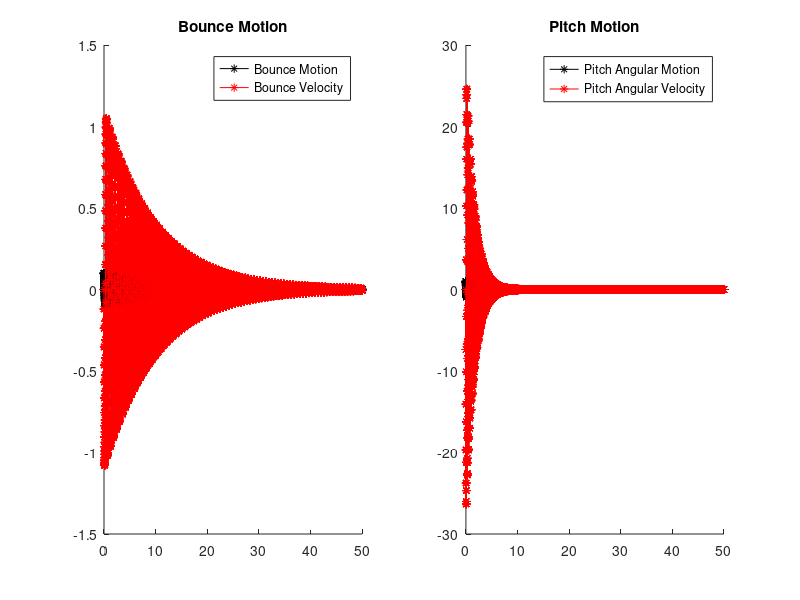
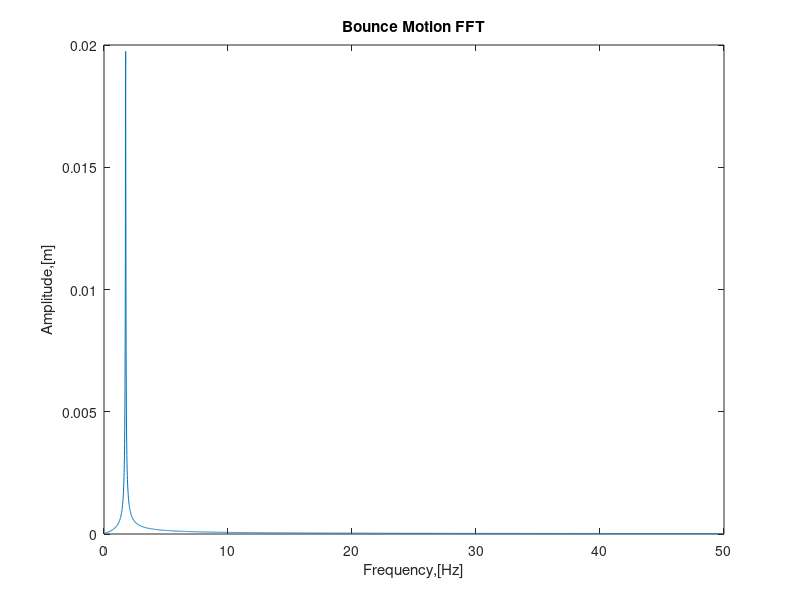
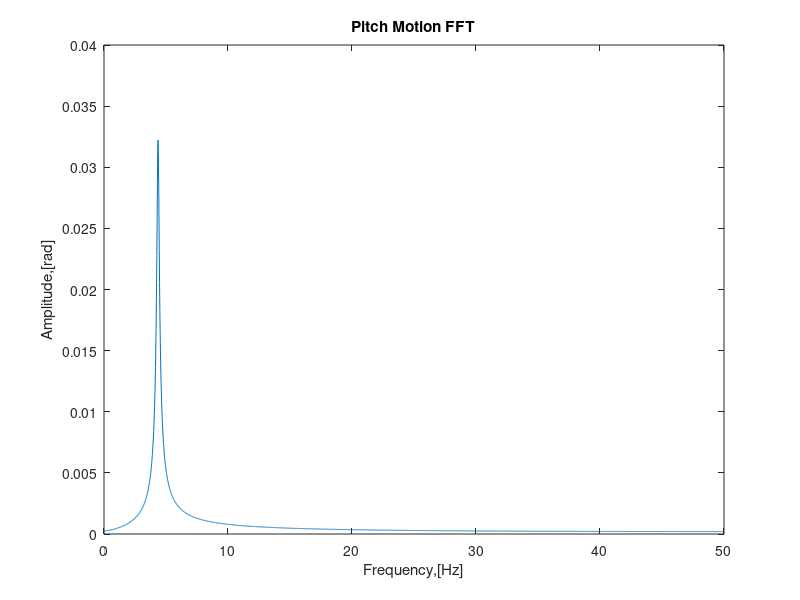

Write the MATLAB code that produced these figures, in order.
clear all
close all
clc

%system parameters
%damping of front wheel
c_f = 100;
%stiffness of front wheel
k_f = 60000;
%damping of rear wheel
c_r = 100;
%stiffness of rear wheel
k_r = 60000;
%mass
m = 1000;
%mass moment of intertia about COM
j = 1000;
%front wheel offset from COM [m]
l_f = 2.5;
%rear wheel offset from COM [m] 
l_r = 2.5;

%initial conditions
%bounce
x_0 = 0.1;
x_dot_0 = 0;
%pitch
p_0 = 1.0;%radians
p_dot_0 = 0;%radians

%sampling rate (number of samples/frames in 1 second)
fs = 100;

%time span
time_span = [0:1/fs:50];

%type of solver
solver = 'anal';

%number of test runs for each computation
n = 10;

switch solver  
    case 'anal'
        for kk = 1:n
            tic
        %system matrices
        %mass matrix
        M = [m,0;0,j];
        %stiffness matrix
        K = [(k_r + k_f),(k_f*l_f - k_r*l_r);(k_f*l_f - k_r*l_r),(k_f*l_f^2 + k_r*l_r^2)];
        %damping matrix
        C = [(c_r + c_f),(c_f*l_f - c_r*l_r);(c_f*l_f - c_r*l_r),(c_f*l_f^2 + c_r*l_r^2)];
        
        %using polyeigen function to find out the eigenvalues and
        %eigenvectoes of the system
        %in this system, the mass matrix is associated with lambda^2,
        %stiffness matrix is associated with lambda^0 and damping matrix is
        %associated with lambda
        [eigen_vector,lambda] = polyeig(K,C,M);
        
        %the eigen values
        %for this particular case, eigen values are coming out as conjugate
        %complex pairs with negative real parts and thus the system is
        %comparitively weakly damped
        l_1 = lambda(1);
        l_2 = lambda(2);
        l_3 = lambda(3);
        l_4 = lambda(4);
        
        %eigen vector elements
        %first eigen vector
        c_11 = eigen_vector(1,1);
        c_12 = eigen_vector(2,1);
        %second eigenvector
        c_21 = eigen_vector(1,2);
        c_22 = eigen_vector(2,2);
        %3rd eigen vector
        c_31 = eigen_vector(1,3);
        c_32 = eigen_vector(2,3);
        %4th eigenvector
        c_41 = eigen_vector(1,4);
        c_42 = eigen_vector(2,4);
        
        %initial condition matrix
        w_0 = [x_0;p_0;x_dot_0;p_dot_0];
        %intermediate eigen vector matrix
        A = [c_11,c_21,c_31,c_41;c_12,c_22,c_32,c_42;l_1*c_11,l_2*c_21,l_3*c_31,l_4*c_41;l_1*c_12,l_2*c_22,l_3*c_32,l_4*c_42];
        %integration constants matrix
        int_const = A\w_0;
        
        %EOM for bounce
        x_t_anal = real(c_11*int_const(1)*exp(l_1*time_span) + c_21*int_const(2)*exp(l_2*time_span) + c_31*int_const(3)*exp(l_3*time_span) + c_41*int_const(4)*exp(l_3*time_span));
        x_t_anal = x_t_anal';
        v_t_anal = real(l_1*c_11*int_const(1)*exp(l_1*time_span) + l_2*c_21*int_const(2)*exp(l_2*time_span) + l_3*c_31*int_const(3)*exp(l_3*time_span) + l_4*c_41*int_const(4)*exp(l_4*time_span));
        %EOM for pitch
        p_t_anal = real(c_12*int_const(1)*exp(l_1*time_span) + c_22*int_const(2)*exp(l_2*time_span) + c_32*int_const(3)*exp(l_3*time_span) + c_42*int_const(4)*exp(l_4*time_span));
        p_t_anal = p_t_anal';
        vp_t_anal = real(l_1*c_12*int_const(1)*exp(l_1*time_span) + l_2*c_22*int_const(2)*exp(l_2*time_span) + l_3*c_32*int_const(3)*exp(l_3*time_span) + l_4*c_42*int_const(4)*exp(l_4*time_span));
        %computation time for each test run/loop
        computational_time_anal(kk) = toc;
        %plotting
        figure(1)
subplot(1,2,1)
hold on
aa = plot(time_span,x_t_anal,'-*','color','k')
bb = plot(time_span,v_t_anal,'-*','color','r')
legend([aa,bb],'Bounce Motion','Bounce Velocity')
title('Bounce Motion')
subplot(1,2,2)
hold on
cc = plot(time_span,p_t_anal,'-*','color','k')
dd = plot(time_span,vp_t_anal,'-*','color','r')
legend([cc,dd],'Pitch Angular Motion','Pitch Angular Velocity') 
title('Pitch Motion')
        

end
%average computation time for analytical solution
anal_time = sum(computational_time_anal)/n;

end

%angular eigen frequencies
%only works for cases of damping = 0 or damping << spring stiffness 
eigenf_angular = abs(lambda);
%eigen frequencies
eigenf = eigenf_angular/(2*pi);

% %discrete fourier transform
% %number of points for fourier transform
% % N = length(x_t_anal);
% % 
% % %sampling rate
% % fs = 100;
% % 
% % %we can only analyse frequencies which are half of the sampling rate
% % freq = [0:fs/N:fs/2];
% % 
% % tic
% % %the frequency/fourier coefficient matrix
% % y = fft(x_t_anal);
% % DFT_clocker = toc
% % 
% % %half of the elements of the frequency coefficient matirx are taken as the
% % %frequency is limited to half of the sampling rate
% % y_half = y(1:floor(N/2) + 1);
% % 
% % %for the amplitude, we have to divide each element of the frequency
% % %coefficient matrix by the number of points taken
% % y_half = y_half/length(x_t_anal);
% % 
% % %amplitudes of the signal
% % amp = abs(y_half);
% % %amp(2:end) = 2*amp(2:end);
% 
% %dft for bounce motion
% %number of data points
% N1 = length(x_t_anal);
% 
% %fundamental frequency
% omega1 = exp(-i*(2*pi)/N1);
% for iii = 1:N1
%     for jjj = 1:N1
%         DFT1(iii,jjj) = omega1^((iii-1)*(jjj-1));
%     end
% end
% 
% freq_coeffs = DFT1*x_t_anal;
% freq_coeffs = freq_coeffs(1:floor(length(freq_coeffs)/2) + 1);
% %frequency vector
% freq = [0:fs/N1:fs/2];
% 
% %amplitude
% amp = abs(freq_coeffs/length(x_t_anal));
% amp(2:end) = 2*amp(2:end);
% 
% figure(2)
% plot(freq,amp)
% xlabel('Frequency,[Hz]')
% ylabel('Amplitude,[m]')
% title('1st Eigen Frequency')
% 
% %dft for pitch motion
% %number of data points
% N2 = length(p_t_anal);
% 
% %fundamental frequency
% omega2 = exp(-i*(2*pi)/N2);
% for iii = 1:N2
%     for jjj = 1:N2
%         DFT2(iii,jjj) = omega2^((iii-1)*(jjj-1));
%     end
% end
% 
% freq_coeffs1 = DFT2*p_t_anal;
% freq_coeffs1 = freq_coeffs1(1:floor(length(freq_coeffs1)/2) + 1);
% %frequency vector
% freq1 = 0:fs/N2:fs/2;
% 
% %amplitude
% amp1 = abs(freq_coeffs1/length(p_t_anal));
% amp1(2:end) = 2*amp1(2:end);
% 
% figure(3)
% plot(freq1,amp1)
% xlabel('Frequency,[Hz]')
% ylabel('Amplitude,[m]')
% title('2nd Eigen Frequency')


%Fast Fourier Transform
%bounce motion FFT
%here the number of points (or the number of elements of the data vector
%should be greater than 2^u (or length(x_t))
u = log2(length(x_t_anal));
N = 2^ceil(u);

%frequency vector
freq_fft = [0:fs/N:fs/2];

%applying fft algorithm
tic
freq_coeffs_fft = fft(x_t_anal,N);%matlab extends the datapoint vector (x_t) by adding zero elements
FFT_timer = toc

%the frequency coefficient vector is cut in half because the frequency
%range has exactly half the values 
freq_coeffs_fft = freq_coeffs_fft(1:floor(length(freq_coeffs_fft)/2) + 1);

%amplitude
amp_fft = abs(freq_coeffs_fft/length(x_t_anal));
amp_fft(2:end) = 2*amp_fft(2:end);

figure(2)
plot(freq_fft,amp_fft)
title('Bounce Motion FFT')
xlabel('Frequency,[Hz]')
ylabel('Amplitude,[m]')

%pitch motion FFT
%here the number of points (or the number of elements of the data vector
%should be greater than 2^u (or length(x_t))
u1 = log2(length(x_t_anal));
N1 = 2^ceil(u1);

%frequency vector
freq_fft1 = [0:fs/N1:fs/2];

%applying fft algorithm
tic
freq_coeffs_fft1 = fft(p_t_anal,N1);
FFT_timer1 = toc

%the frequency coefficient vector is cut in half because the frequency
%range has exactly half the values 
freq_coeffs_fft1 = freq_coeffs_fft1(1:floor(length(freq_coeffs_fft1)/2) + 1);

%amplitude
amp_fft1 = abs(freq_coeffs_fft1/length(p_t_anal));
amp_fft1(2:end) = 2*amp_fft1(2:end);

figure(3)
plot(freq_fft1,amp_fft1)
title('Pitch Motion FFT')
xlabel('Frequency,[Hz]')
ylabel('Amplitude,[rad]')
